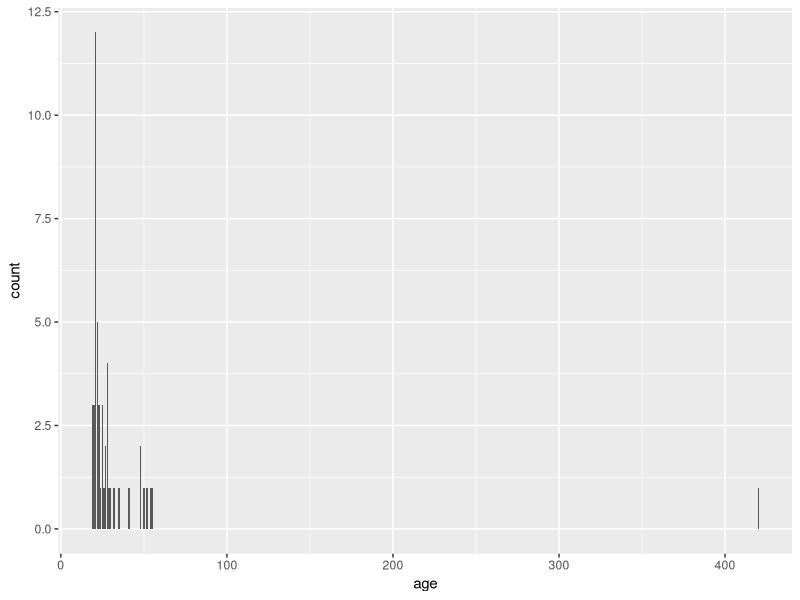
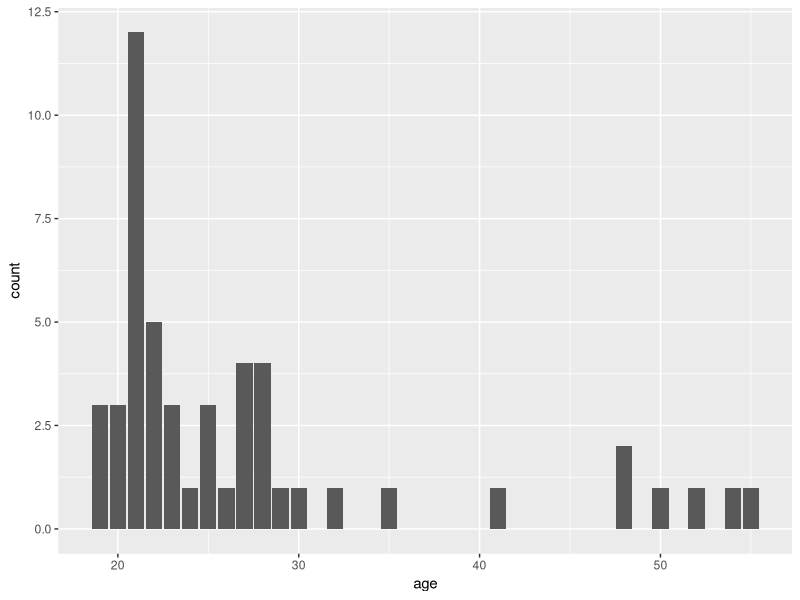

Here is the R script that generated these plots, in order:
## ---- chunk 1
knitr::opts_chunk$set(echo = TRUE, error = F, message = F, warning = F)
## ---- chunk 2

library(tidyverse)
library(readr)
library(dplyr)

# global color scheme / non-optimized
project_colors = c("#E69F00", "#56B4E9", "#009E73", "#F0E442", "#0072B2", "#D55E00", "#CC79A7", "#000000")

# setting theme colors globally
scale_colour_discrete <- function(...) {
  scale_colour_manual(..., values = project_colors)
}
scale_fill_discrete <- function(...) {
   scale_fill_manual(..., values = project_colors)
} 

# nicer global knitr options
knitr::opts_chunk$set(warning = FALSE, message = FALSE, 
                      cache = TRUE, fig.align = 'center')

## ---- chunk 3

df <- read_csv("01_raw_data.csv")

## ---- chunk 4

df %>% 
  head()

## ---- chunk 5

df %>% 
  glimpse()

## ---- chunk 6

df %>%
  group_by(submission_id) %>% 
  count() %>% 
  unique()

## ---- chunk 7

df %>% 
  group_by(trial_name) %>% 
  tally()

## ---- chunk 8

df_cleaned <- df %>% 
  select(
    -c(
      QUD,
      RT,
      optionLeft,
      optionRight,
      startDate,
      startTime,
      trial_number
    )
  ) %>% 
  filter(
    trial_name != "choice_of_political_topic" &
      trial_name != "fit_backstory_fake_rating" &
      trial_name != "understanding_check2"
  )

## ---- chunk 9

df_cleaned %>% 
  group_by(trial_name) %>% 
  tally()

## ---- chunk 10

df_cleaned %>% 
  glimpse()

## ---- chunk 11

df_cleaned <- df_cleaned %>% 
  mutate(
    invalid = case_when(
      trial_name == "understanding_check" &
        response == "incorrect" ~ TRUE,
      TRUE ~ FALSE
      ),
    )

invalid_ids <- df_cleaned$submission_id[which(df_cleaned$invalid == TRUE)]

removed_invalid <- sum(df_cleaned$invalid)

for (id in invalid_ids) {
  df_cleaned <- df_cleaned %>% 
    filter(
      submission_id != id
    )
  }


print(
  paste0(
    "We excluded ", removed_invalid, " participant(s) for failing the understanding check."
    )
  )

## ---- chunk 12

df_cleaned <- df_cleaned %>% 
  mutate(
    neutral = case_when(
      trial_name == "rate_statement" &
        response == 0 ~ TRUE,
      TRUE ~ FALSE
      )
    )

neutral_ids <- df_cleaned$submission_id[which(df_cleaned$neutral == TRUE)]

removed_neutral <- sum(df_cleaned$neutral)

for (id in neutral_ids) {
  df_cleaned <- df_cleaned %>% 
    filter(
      submission_id != id
    )
  }


print(
  paste0(
    "We excluded ", removed_neutral, " participant(s) for being neutral about their chosen social activity."
    )
  )

## ---- chunk 13

df_cleaned <- df_cleaned %>% 
  select(
    -c(
      invalid,
      neutral
    )
  )

## ---- chunk 14

df_cleaned %>% 
  glimpse()

## ---- chunk 15

df_cleaned <- 
  df_cleaned %>% 
  pivot_wider(
    id_cols = c(
      submission_id, 
      age,
      condition,
      gender
      ),
    names_from = trial_name,
    values_from = response
  ) %>% 
  select(
    -c(
      understanding_check
    )
  )

## ---- chunk 16

# this chunk is taken from the original study and is modified for the replication study
df_cleaned_no_na <-
  df_cleaned %>%
  drop_na()
  # select(age, gender) %>%
  
demographics_summary <- 
  tibble(mean_age = signif(mean(df_cleaned_no_na$age), 1),
            min_age = min(df_cleaned_no_na$age),
            max_age = max(df_cleaned_no_na$age),
            sd_age = signif(sd(df_cleaned_no_na$age), 1),
            median_ag = median(df_cleaned_no_na$age),
            N = length(df_cleaned_no_na$age),
            prop_males = signif(sum(df_cleaned_no_na$gender=="male")/N, 1),
            prop_females = signif(sum(df_cleaned_no_na$gender=="female")/N, 1),
            prop_rest = signif(1-(prop_males+prop_females), 1),
  )

demographics_summary

## ---- chunk 17

df_cleaned %>% 
  ggplot(aes(age)) +
  geom_bar()

## ---- chunk 18

df_cleaned %>% 
  group_by(age) %>%
  count()

## ---- chunk 19

mean_age <- 
  df_cleaned %>% 
  filter(
    age < 100, 
    !is.na(age)
    ) %>% 
  summarise(
    value = round(mean(age))
  )

## ---- chunk 20

df_cleaned$age <-
  if_else(
    df_cleaned$age > 100 , 
    mean_age$value, 
    df_cleaned$age, 
    missing = mean_age$value)

## ---- chunk 21

df_cleaned %>% 
  group_by(age) %>%
  tally()

## ---- chunk 22

df_cleaned %>% 
  ggplot(aes(age)) +
  geom_bar()

## ---- chunk 23

df_cleaned %>% 
  group_by(gender) %>%
  tally()

## ---- chunk 24

df_cleaned$gender <-
  ifelse(is.na(df_cleaned$gender), "prefer_not_to_say", df_cleaned$gender)

## ---- chunk 25

df_cleaned %>% 
  group_by(gender) %>%
  tally()

## ---- chunk 26

demographics_summary <- 
  tibble(mean_age = signif(mean(df_cleaned$age), 1),
            min_age = min(df_cleaned$age),
            max_age = max(df_cleaned$age),
            sd_age = signif(sd(df_cleaned$age), 1),
            median_ag = median(df_cleaned$age),
            N = length(df_cleaned$age),
            prop_males = signif(sum(df_cleaned$gender=="male")/N, 1),
            prop_females = signif(sum(df_cleaned$gender=="female")/N, 1),
            prop_rest = signif(1-(prop_males+prop_females), 1) # proportion of all options that are neither female nor male
  )

demographics_summary

## ---- chunk 27

df_cleaned <- 
  df_cleaned %>%
  mutate(
    ingroupNorm = case_when(
      condition == 1 |
        condition == 3 ~ -1,   # reporting robber
      condition == 2 |
        condition == 4 ~ 1    # leave him alone
    ),
    bothShown = case_when(
      condition == 1 |
        condition == 2 ~ 0,   # only ingroup
      condition == 3 |
        condition == 4 ~ 1    # both in and outgroup
      )
    )

## ---- chunk 28

df_cleaned <- 
  df_cleaned %>% 
  mutate(
    ingroupAgree = ifelse(
      identity_check_Pro >= 5, 1, 0   # 1 for participant identifying with the ingroup
      ),
    outgroupDisagree = ifelse(
      identity_check_Anti <= 3, 1, 0   # 1 for participant not identifying with the outgroup
      )
    ) %>% 
  rename(response = experimental_trial)

## ---- chunk 29

df_cleaned %>%
  glimpse()

## ---- chunk 30

write.csv(df_cleaned,"02_clean_data.csv", row.names = FALSE)

## ---- chunk 31

df_exploration <- df %>% 
  mutate(
    invalid_U1 = case_when(
      trial_name == "understanding_check" &
        response == "incorrect" ~ TRUE,
      TRUE ~ FALSE
      ),
    invalid_U2 = case_when(
      trial_name == "understanding_check2" &
        response == "incorrect" ~ TRUE,
      TRUE ~ FALSE
      ),
    invalid_both = case_when(
      trial_name == "understanding_check" &
      trial_name == "understanding_check2" &
        response == "incorrect" ~ TRUE,
      TRUE ~ FALSE
      )
    )

invalid_ids_U1 <- df_exploration$submission_id[which(df_exploration$invalid_U1 == TRUE)]
invalid_ids_U2 <- df_exploration$submission_id[which(df_exploration$invalid_U2 == TRUE)]
invalid_ids_both <- df_exploration$submission_id[which(df_exploration$invalid_both == TRUE)]

sum_invalid_U1 <- sum(df_exploration$invalid_U1)
sum_invalid_U2 <- sum(df_exploration$invalid_U2)
sum_invalid_both <- sum(df_exploration$invalid_both)


cat(
  paste0(
    sum_invalid_U1, " participant(s) failed the first understanding check.\n",
    sum_invalid_U2, " participant(s) failed the second understanding check.\n",
    sum_invalid_both, " participant(s) failed both understanding checks."
    )
  )


## ---- chunk 32

write.csv(df_cleaned,"03_exploratory_data.csv", row.names = FALSE)

